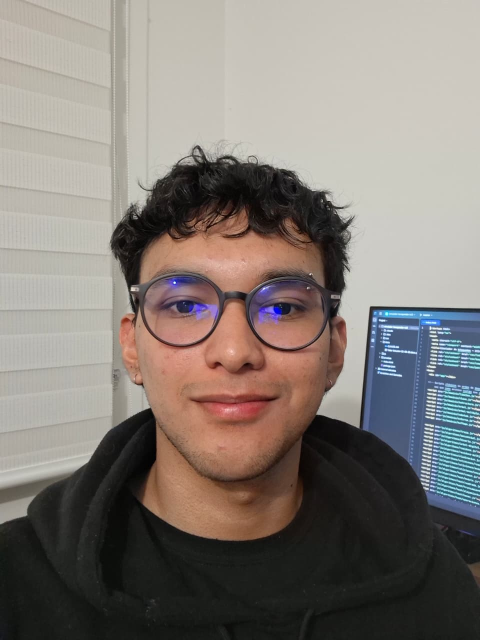
#> input picture assets/source/portrait.jpeg, 960 x 1280 px (shown at 1/2 size)
$ python dotify.py ../assets/source/portrait.jpeg --out out.png
#> lines starting #> are read from the running program, lines starting #| are printed output that depends on the picture
"""Turn an image into a dot-matrix intensity grid.

The banner draws one <circle> per cell, sized by that cell's intensity, so this
module only has to answer one question: how bright is each cell, 0..1.

Themes are NOT baked in here. A single luminance grid is cached per source and
the banner inverts it for the light theme, which keeps one .npy serving both.

    python scripts/dotify.py photo.jpg -o assets/source/cache/portrait.npy
    python scripts/dotify.py --monogram LV -o assets/source/cache/mono.npy
"""
from __future__ import annotations

import argparse
from pathlib import Path

import numpy as np
from PIL import Image, ImageDraw, ImageFont, ImageOps

# A tall-ish grid: the banner's dot panel is roughly square but portraits read
# better with a little more vertical resolution.
DEFAULT_COLS = 42
DEFAULT_ROWS = 46

FONT_CANDIDATES = [
    "/usr/share/fonts/liberation/LiberationSans-Bold.ttf",
    "/usr/share/fonts/truetype/liberation/LiberationSans-Bold.ttf",
    "/usr/share/fonts/TTF/DejaVuSans-Bold.ttf",
    "/usr/share/fonts/truetype/dejavu/DejaVuSans-Bold.ttf",
]


# [5 lines left out: function _load_font, not called in this run]


def _luminance(img: Image.Image) -> Image.Image:
    """Flatten to greyscale, honouring alpha so logos keep their silhouette."""
    if img.mode in ("RGBA", "LA", "P"):
        img = img.convert("RGBA")
        grey = ImageOps.grayscale(img.convert("RGB"))
        alpha = img.getchannel("A")
        # Transparent pixels must read as empty, not as black ink.
        return Image.composite(grey, Image.new("L", img.size, 0), alpha)
    return ImageOps.grayscale(img.convert("RGB"))


def _fit_square(
    img: Image.Image,
    crop: tuple[float, float, float, float] | None = None,
    square: bool = True,
) -> Image.Image:
    """Crop the source, squaring it up unless told otherwise.

    `crop` is (left, top, right, bottom) as fractions of the image. A portrait
    almost always needs one: a centre crop of a phone photo keeps half a room
    and throws away the face, and at ~1,900 dots there is no resolution to
    spare on a wall.
    """
#> called with square = True
    if crop:
        box = (
            int(crop[0] * img.width),
            int(crop[1] * img.height),
            int(crop[2] * img.width),
            int(crop[3] * img.height),
        )
        img = img.crop(box)
    if not square:
        # The caller promises the crop's aspect matches cols:rows. Useful for
        # a head-and-shoulders portrait, which is taller than it is wide and
        # would lose the hair or the chin to a square.
        return img
    side = min(img.size)
#> side = 960
    left = (img.width - side) // 2
#> left = 0
    top = (img.height - side) // 2
#> top = 160
    return img.crop((left, top, left + side, top + side))
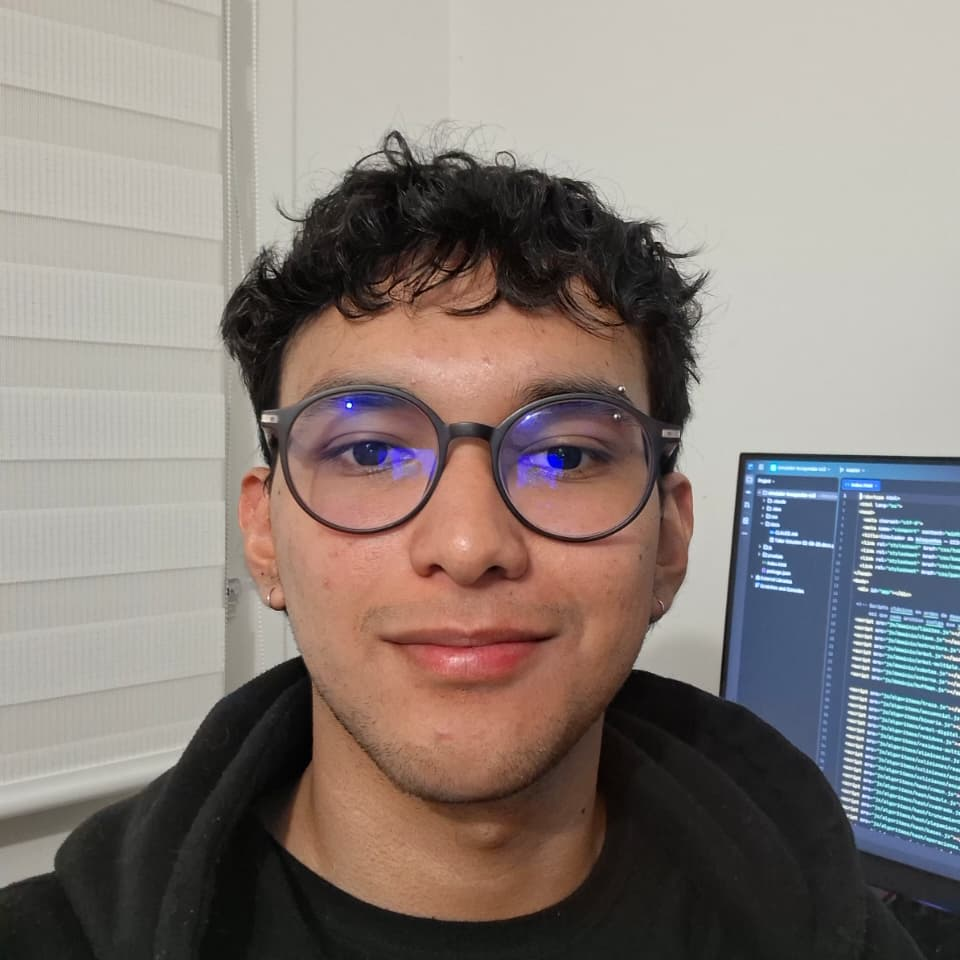
#> returned value: PIL image 960x960 RGB; mean R, G, B 137.3, 127.9, 122.4


# [13 lines left out: function _vignette, not called in this run]


def dotify(
    img: Image.Image,
    cols: int = DEFAULT_COLS,
    rows: int = DEFAULT_ROWS,
    gamma: float = 1.0,
    autocontrast: bool = True,
    floor: float = 0.0,
    invert: bool = False,
    crop: tuple[float, float, float, float] | None = None,
    square: bool = True,
    vignette: float = 0.0,
) -> np.ndarray:
    """Return a rows x cols float array of INK, 0..1, where 1 is a full dot.

    Ink, not brightness. Whether ink means light or dark pixels depends on the
    photo: a face lit against a dark room is bright ink, a dark-haired subject
    against a white wall is the opposite. Pass `invert` for the latter. The
    banner then draws the same ink in both themes - light dots on a dark
    background, dark dots on a light one - and the portrait reads correctly
    either way.
    """
    grey = _luminance(_fit_square(img, crop, square))
#> in _luminance, `return ImageOps.grayscale(img.convert("RGB"))`:
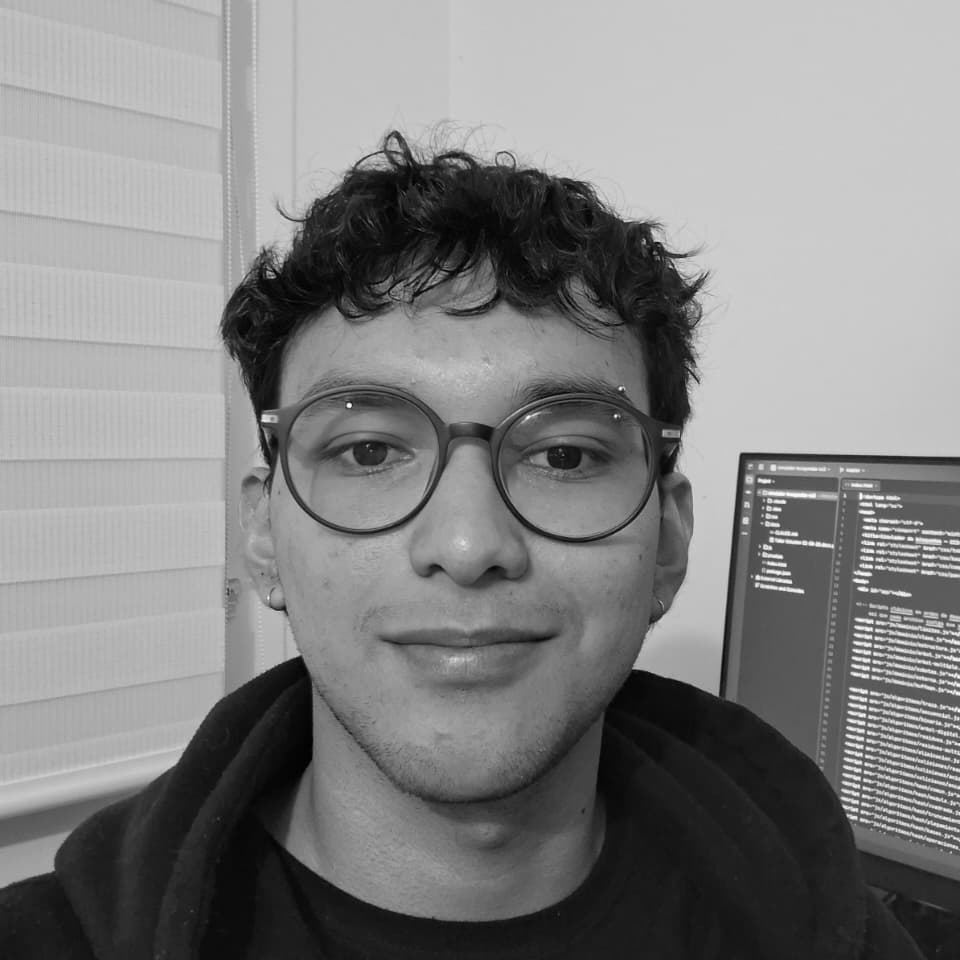
#> returned value: PIL image 960x960 L; min 0, max 253, mean 130.1
#> img is the input picture: PIL image 960x1280 RGB; mean R, G, B 130.7, 123.3, 117.6
    if autocontrast:
        # Clip a little off both tails: photos out of a phone are rarely
        # contrasty enough to survive being reduced to ~2000 dots.
        grey = ImageOps.autocontrast(grey, cutoff=2)
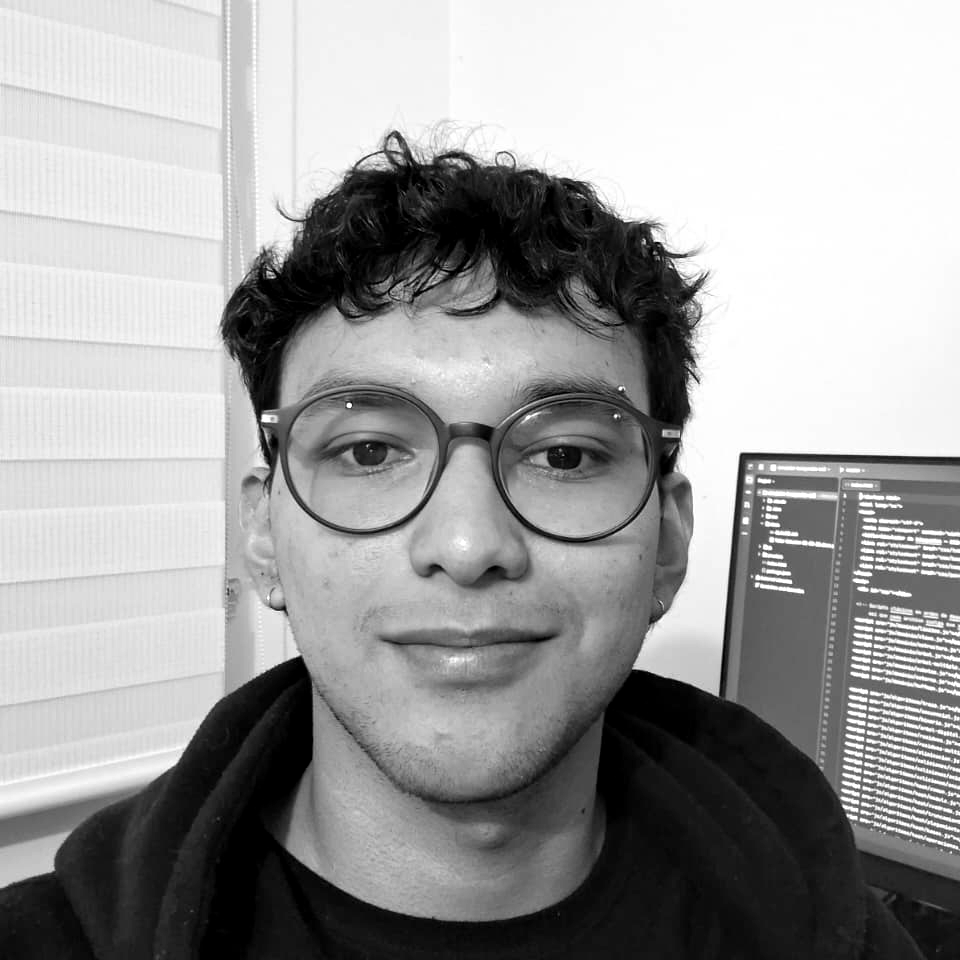
#> grey: PIL image 960x960 L; min 0, max 255, mean 156.6
    small = grey.resize((cols, rows), Image.Resampling.LANCZOS)
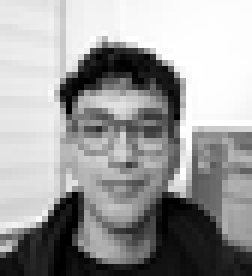
#> small: PIL image 42x46 L (shown 6 times larger); min 0, max 255, mean 156.5

    data = np.asarray(small, dtype=np.float32) / 255.0
    if invert:
        data = 1.0 - data
    if gamma != 1.0:
        data = np.power(data, gamma)
    if vignette > 0:
        data = data * _vignette(data.shape, vignette)
    if floor > 0:
        # Lift the dark end so the silhouette keeps a faint dot field instead
        # of dropping to nothing.
        data = floor + (1.0 - floor) * data
    return np.clip(data, 0.0, 1.0)


# [32 lines left out: function monogram, not called in this run]


def main() -> None:
    ap = argparse.ArgumentParser(description=__doc__)
    ap.add_argument("image", nargs="?", help="source image (omit with --monogram)")
    ap.add_argument("-o", "--out", required=True, type=Path)
    ap.add_argument("--monogram", help="render these initials instead of an image")
    ap.add_argument("--cols", type=int, default=DEFAULT_COLS)
    ap.add_argument("--rows", type=int, default=DEFAULT_ROWS)
    ap.add_argument("--gamma", type=float, default=1.0)
    ap.add_argument("--floor", type=float, default=0.0)
    ap.add_argument(
        "--invert",
        action="store_true",
        help="ink where the image is DARK - use it when the subject is darker "
        "than the background, which is most indoor portraits",
    )
    ap.add_argument(
        "--no-autocontrast",
        action="store_true",
        help="skip the contrast stretch - right for flat silhouettes like logos, "
        "where there is nothing to stretch and it only amplifies edge artefacts",
    )
    ap.add_argument(
        "--vignette",
        type=float,
        default=0.0,
        help="fade ink toward the edges; the value is where the falloff starts "
        "(0.45 is a good portrait, 0 disables it)",
    )
    ap.add_argument(
        "--no-square",
        action="store_true",
        help="keep the crop's own aspect instead of squaring it - match it to --cols/--rows",
    )
    ap.add_argument(
        "--crop",
        help="left,top,right,bottom as fractions of the image, e.g. 0.12,0.2,0.84,0.74",
    )
    args = ap.parse_args()

    crop = tuple(float(v) for v in args.crop.split(",")) if args.crop else None
    if crop and len(crop) != 4:
        ap.error("--crop needs four comma-separated fractions")

    if args.monogram:
        grid = monogram(args.monogram, args.cols, args.rows, gamma=args.gamma, floor=args.floor)
    elif args.image:
        grid = dotify(
            Image.open(args.image),
            args.cols,
            args.rows,
            gamma=args.gamma,
            floor=args.floor,
            invert=args.invert,
            crop=crop,
            square=not args.no_square,
            vignette=args.vignette,
            autocontrast=not args.no_autocontrast,
        )
    else:
        ap.error("pass an image path or --monogram")

    args.out.parent.mkdir(parents=True, exist_ok=True)
    np.save(args.out, grid.astype(np.float32))
    ink = float(grid.mean())
#> ink = 0.614
    print(f"{args.out}  {grid.shape[1]}x{grid.shape[0]} cells  mean ink {ink:.3f}")
#| out.png  42x46 cells  mean ink 0.614


if __name__ == "__main__":
    main()
